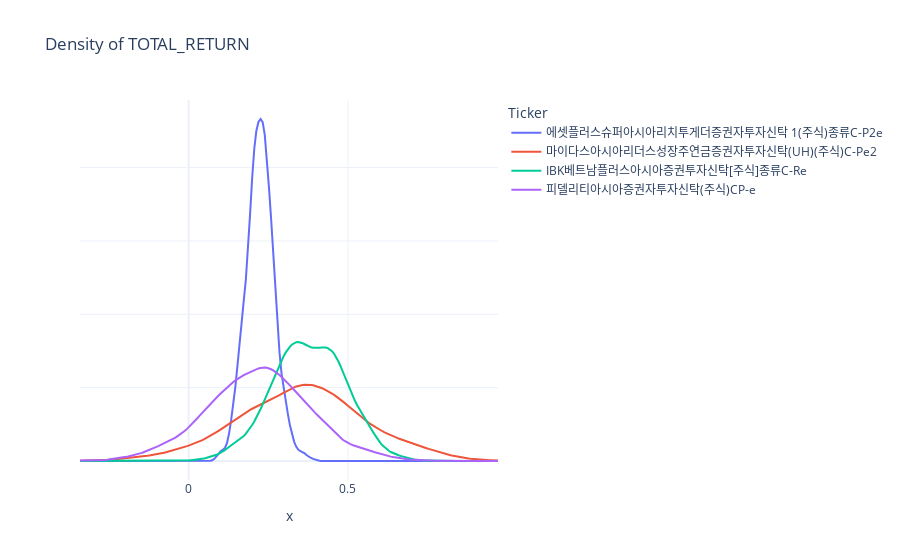

The notebook cell this image was saved under:
### Code cell
df_dst = plot_posterior(be.bayesian_data['trace'], tickers, security_names=security_names)

### Figure 1 — Plotly figure (JSON) as saved in the notebook; plotly's stock layout.template omitted (floating-point values rounded to 4 significant figures; data arrays with more than 128 entries replaced by an {"elided": "..."} marker saying what was removed)
{"data": [{"hovertemplate": "Ticker=K55364CF7048<br>x=%{x}<br>density=%{y}<extra></extra>", "legendgroup": "K55364CF7048", "line": {"color": "#636efa", "dash": "solid"}, "marker": {"symbol": "circle"}, "mode": "lines", "name": "에셋플러스슈퍼아시아리치투게더증권자투자신탁 1(주식)종류C-P2e", "orientation": "v", "showlegend": true, "type": "scatter", "x": {"elided": "200 float values"}, "xaxis": "x", "y": {"elided": "200 float values"}, "yaxis": "y"}, {"hovertemplate": "Ticker=K55303BT4176<br>x=%{x}<br>density=%{y}<extra></extra>", "legendgroup": "K55303BT4176", "line": {"color": "#EF553B", "dash": "solid"}, "marker": {"symbol": "circle"}, "mode": "lines", "name": "마이다스아시아리더스성장주연금증권자투자신탁(UH)(주식)C-Pe2", "orientation": "v", "showlegend": true, "type": "scatter", "x": {"elided": "200 float values"}, "xaxis": "x", "y": {"elided": "200 float values"}, "yaxis": "y"}, {"hovertemplate": "Ticker=K55234BY9966<br>x=%{x}<br>density=%{y}<extra></extra>", "legendgroup": "K55234BY9966", "line": {"color": "#00cc96", "dash": "solid"}, "marker": {"symbol": "circle"}, "mode": "lines", "name": "IBK베트남플러스아시아증권투자신탁[주식]종류C-Re", "orientation": "v", "showlegend": true, "type": "scatter", "x": {"elided": "200 float values"}, "xaxis": "x", "y": {"elided": "200 float values"}, "yaxis": "y"}, {"hovertemplate": "Ticker=K55235BW6799<br>x=%{x}<br>density=%{y}<extra></extra>", "legendgroup": "K55235BW6799", "line": {"color": "#ab63fa", "dash": "solid"}, "marker": {"symbol": "circle"}, "mode": "lines", "name": "피델리티아시아증권자투자신탁(주식)CP-e", "orientation": "v", "showlegend": true, "type": "scatter", "x": {"elided": "200 float values"}, "xaxis": "x", "y": {"elided": "200 float values"}, "yaxis": "y"}], "layout": {"autosize": true, "legend": {"title": {"text": "Ticker"}, "tracegroupgap": 0}, "title": {"text": "Density of TOTAL_RETURN"}, "xaxis": {"anchor": "y", "autorange": false, "domain": [0, 1], "range": [-0.341, 0.9711], "title": {"text": "x"}, "type": "linear"}, "yaxis": {"anchor": "x", "autorange": true, "domain": [0, 1], "range": [-0.5181, 9.843], "showticklabels": false, "title": {"text": ""}, "type": "linear"}}}
